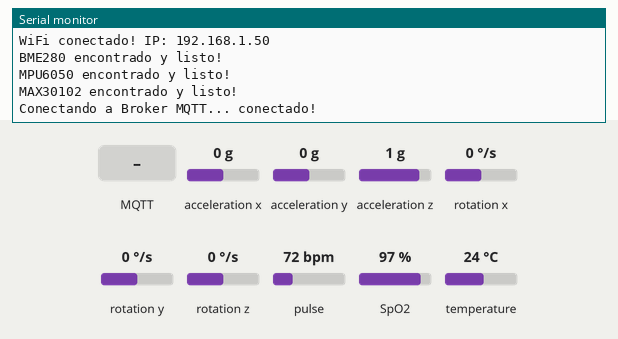
Bench run of a sketch on a simulated ESP32. On the bench: the last lines printed to the serial monitor. Inputs (shaded band) come from the test bench; at power-on: temperature 24 °C, acceleration x 0 g, acceleration y 0 g, acceleration z 1 g, rotation x 0 °/s, rotation y 0 °/s, rotation z 0 °/s, pulse 72 bpm, SpO2 97 %. WiFi joins after 1.5 s; servers stay silent unless stated; no MQTT or app messages arrive unless stated.

Above: at 3.2 s.
3.3 s: temperature set to 41 °C
At 7.4 s:
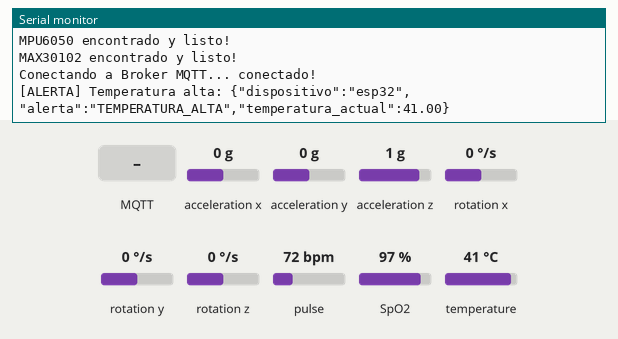
11.5 s: MQTT message "1" arrives on the first subscribed topic
At 14.6 s:
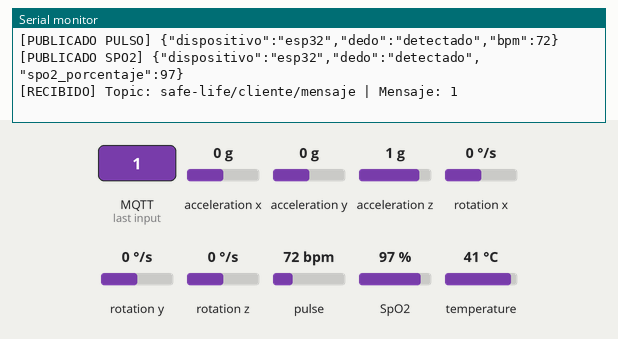
15.5 s: MQTT message "on" arrives on the first subscribed topic
At 18.5 s:
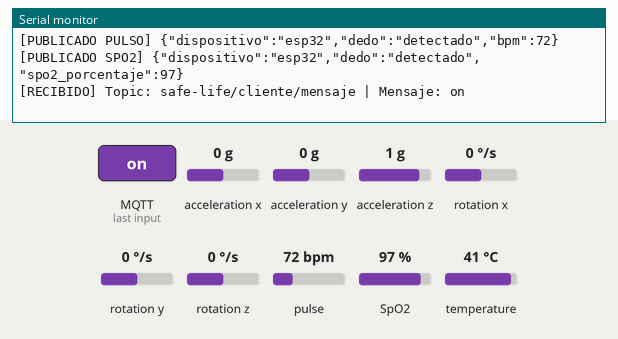
19.6 s: MQTT message "off" arrives on the first subscribed topic
At 23.1 s:
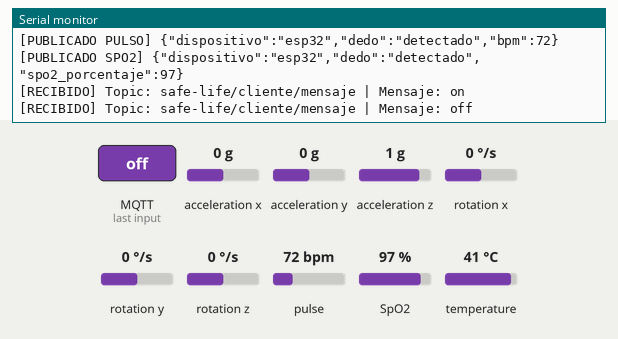
25.0 s: acceleration x set to 0 g
At 26.7 s:
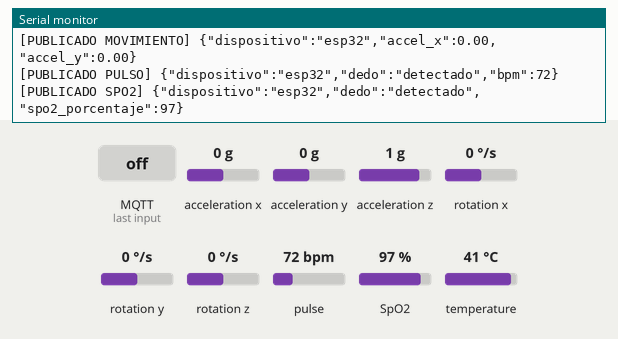
Timing chart, 0 to 28.2 s (numbered marks = the images above; inputs shaded):
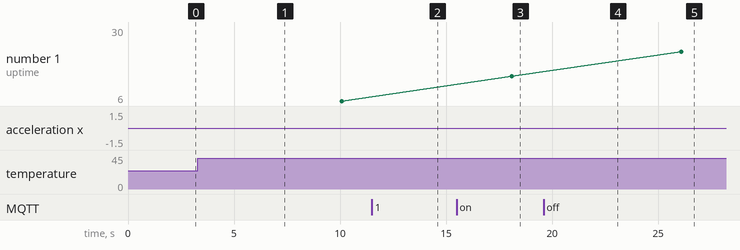

Measured:
- after the input at 3.3 s, the serial monitor: prints a new line after 2.8 s (image 1)
- after the input at 11.5 s, the serial monitor: prints a new line after 2.6 s (image 2)
- after the input at 15.5 s, the serial monitor: prints a new line after 2.6 s (image 3)
- after the input at 19.6 s, the serial monitor: prints a new line after 2.5 s (image 4)

The sketch:

proyecto_safelife.ino
```cpp
#include <PubSubClient.h>
#include <Wire.h>
#include <Adafruit_Sensor.h>
#include <Adafruit_BME280.h>
#include <Adafruit_MPU6050.h>
#include "MAX30105.h"
#include "heartRate.h"
#include "spo2_algorithm.h"

const char* WIFI_SSID     = "xxxxxxxxxxxx";
const char* WIFI_PASSWORD = "xxxxxxxxxxx";

const char* MQTT_HOST     = "broker.hivemq.com";
const int   MQTT_PORT     = 1883;
const char* CLIENT_ID     = "esp32-safelife-completo";

const char* TOPIC_TEMP        = "safe-life/demo/temperatura";
const char* TOPIC_MOVIMIENTO  = "safe-life/demo/movimiento";
const char* TOPIC_ALERTA      = "safe-life/demo/alerta";
const char* TOPIC_INACTIVIDAD = "safe-life/demo/inactividad";
const char* TOPIC_PULSO       = "safe-life/demo/pulso";
const char* TOPIC_SPO2        = "safe-life/demo/oxigeno";
const char* TOPIC_SUB         = "safe-life/cliente/mensaje";

const unsigned long PUBLISH_INTERVAL = 5000;

const float TEMPERATURA_MAXIMA     = 34.0;

const float UMBRAL_MOVIMIENTO_REAL = 1.0;
const unsigned long TIEMPO_INACTIVIDAD_MAX = 30000;

const int BPM_MINIMO = 50;
const int BPM_MAXIMO = 110;
const int SPO2_MINIMO = 92;
const long UMBRAL_DEDO = 50000;

const int I2C_SDA = 21;
const int I2C_SCL = 22;

WiFiClient wifiClient;
PubSubClient mqttClient(wifiClient);
Adafruit_BME280 bme;
Adafruit_MPU6050 mpu;
MAX30105 particleSensor;

unsigned long lastPublish = 0;

bool alertaTemperaturaEnviada = false;
bool alertaInactividadEnviada = false;
bool alertaPulsoEnviada = false;
bool alertaSpO2Enviada = false;

float ultimoX = 0;
float ultimoY = 0;
unsigned long ultimaVezEnMovimiento = 0;

const byte RATE_SIZE = 4;
byte rates[RATE_SIZE];
byte rateSpot = 0;
long lastBeat = 0;
float beatsPerMinute = 0;
int beatAvg = 0;

uint32_t irBuffer[100];
uint32_t redBuffer[100];
int32_t bufferIndex = 0;
int32_t spo2 = 0;
int8_t validSPO2 = 0;
int32_t heartRate = 0;
int8_t validHeartRate = 0;

void onMessage(char* topic, byte* payload, unsigned int length) {
  Serial.print("[RECIBIDO] Topic: ");
  Serial.print(topic);
  Serial.print(" | Mensaje: ");
  for (unsigned int i = 0; i < length; i++) {
    Serial.print((char)payload[i]);
  }
  Serial.println();
}

void connectWiFi() {
  Serial.print("Conectando a WiFi");
  WiFi.begin(WIFI_SSID, WIFI_PASSWORD);
  while (WiFi.status() != WL_CONNECTED) {
    delay(500);
    Serial.print(".");
  }
  Serial.println("\nWiFi conectado! IP: " + WiFi.localIP().toString());
}

void connectMQTT() {
  while (!mqttClient.connected()) {
    Serial.print("Conectando a Broker MQTT...");
    if (mqttClient.connect(CLIENT_ID)) {
      Serial.println(" conectado!");
      mqttClient.subscribe(TOPIC_SUB);
    } else {
      Serial.print(" Error: rc=");
      Serial.print(mqttClient.state());
      Serial.println(" | Reintentando en 5s...");
      delay(5000);
    }
  }
}

void setup() {
  Serial.begin(115200);
  delay(500);

  connectWiFi();

  Wire.begin(I2C_SDA, I2C_SCL);

  if (!bme.begin(0x76)) {
    Serial.println("¡No se pudo encontrar el BME280! Revisa las conexiones.");
    while (1) { delay(10); }
  }
  Serial.println("BME280 encontrado y listo!");

  if (!mpu.begin()) {
    Serial.println("¡No se pudo encontrar el MPU6050! Revisa las conexiones.");
    while (1) { delay(10); }
  }
  Serial.println("MPU6050 encontrado y listo!");
  mpu.setAccelerometerRange(MPU6050_RANGE_8_G);
  mpu.setFilterBandwidth(MPU6050_BAND_21_HZ);
  ultimaVezEnMovimiento = millis();

  if (!particleSensor.begin(Wire, I2C_SPEED_FAST)) {
    Serial.println("¡No se pudo encontrar el MAX30102! Revisa las conexiones.");
    while (1) { delay(10); }
  }
  Serial.println("MAX30102 encontrado y listo!");

  byte ledBrightness = 60;
  byte sampleAverage = 4;
  byte ledMode = 2;
  int sampleRate = 100;
  int pulseWidth = 411;
  int adcRange = 4096;
  particleSensor.setup(ledBrightness, sampleAverage, ledMode, sampleRate, pulseWidth, adcRange);

  mqttClient.setServer(MQTT_HOST, MQTT_PORT);
  mqttClient.setCallback(onMessage);
  mqttClient.setKeepAlive(60);

  connectMQTT();
}

void loop() {
  if (!mqttClient.connected()) {
    connectMQTT();
  }
  mqttClient.loop();

  unsigned long now = millis();

  float temperatura = bme.readTemperature();

  if (temperatura > TEMPERATURA_MAXIMA && !alertaTemperaturaEnviada) {
    alertaTemperaturaEnviada = true;
    String payloadAlerta = "{\"dispositivo\":\"esp32\",\"alerta\":\"TEMPERATURA_ALTA\",\"temperatura_actual\":" + String(temperatura, 2) + "}";
    mqttClient.publish(TOPIC_ALERTA, payloadAlerta.c_str());
    Serial.println("[ALERTA] Temperatura alta: " + payloadAlerta);
  } else if (temperatura <= TEMPERATURA_MAXIMA && alertaTemperaturaEnviada) {
    alertaTemperaturaEnviada = false;
    mqttClient.publish(TOPIC_ALERTA, "{\"estado\":\"normal\",\"mensaje\":\"Temperatura dentro del rango normal\"}");
  }

  sensors_event_t a, g, temp_mpu;
  mpu.getEvent(&a, &g, &temp_mpu);
  float accelX = a.acceleration.x;
  float accelY = a.acceleration.y;

  float deltaX = abs(accelX - ultimoX);
  float deltaY = abs(accelY - ultimoY);

  ultimoX = accelX;
  ultimoY = accelY;

  if (deltaX > UMBRAL_MOVIMIENTO_REAL || deltaY > UMBRAL_MOVIMIENTO_REAL) {
    ultimaVezEnMovimiento = now;

    if (alertaInactividadEnviada) {
      alertaInactividadEnviada = false;
      mqttClient.publish(TOPIC_INACTIVIDAD, "{\"estado\":\"activo\",\"mensaje\":\"Persona en movimiento nuevamente\"}");
      Serial.println("[INFO] Movimiento detectado. Alerta de inactividad resuelta.");
    }
  } else {
    if (!alertaInactividadEnviada && (now - ultimaVezEnMovimiento >= TIEMPO_INACTIVIDAD_MAX)) {
      alertaInactividadEnviada = true;
      String payloadInactividad = "{\"dispositivo\":\"esp32\",\"estado\":\"INACTIVIDAD_PROLONGADA\",\"tiempo_quieto_ms\":" + String(now - ultimaVezEnMovimiento) + "}";
      mqttClient.publish(TOPIC_INACTIVIDAD, payloadInactividad.c_str());
      Serial.println("[ALERTA] Inactividad prolongada: " + payloadInactividad);
    }
  }

  long irValue = particleSensor.getIR();

  if (irValue > UMBRAL_DEDO) {
    bufferIndex = 0;
    while (bufferIndex < 100) {
      while (particleSensor.available() == false) {
        particleSensor.check();
      }
      redBuffer[bufferIndex] = particleSensor.getRed();
      irBuffer[bufferIndex] = particleSensor.getIR();
      particleSensor.nextSample();
      bufferIndex++;
    }

    maxim_heart_rate_and_oxygen_saturation(irBuffer, 100, redBuffer, &spo2, &validSPO2, &heartRate, &validHeartRate);

    if (checkForBeat(irValue) == true) {
      long delta = millis() - lastBeat;
      lastBeat = millis();
      beatsPerMinute = 60 / (delta / 1000.0);

      if (beatsPerMinute < 255 && beatsPerMinute > 20) {
        rates[rateSpot++] = (byte)beatsPerMinute;
        rateSpot %= RATE_SIZE;

        beatAvg = 0;
        for (byte x = 0; x < RATE_SIZE; x++) {
          beatAvg += rates[x];
        }
        beatAvg /= RATE_SIZE;
      }
    }

    int bpmFinal = (validHeartRate == 1 && heartRate > 20 && heartRate < 220) ? heartRate : beatAvg;

    if (bpmFinal > 0) {
      if ((bpmFinal < BPM_MINIMO || bpmFinal > BPM_MAXIMO) && !alertaPulsoEnviada) {
        alertaPulsoEnviada = true;
        String tipoAlerta = (bpmFinal > BPM_MAXIMO) ? "PULSO_ALTO" : "PULSO_BAJO";
        String payloadAlerta = "{\"dispositivo\":\"esp32\",\"alerta\":\"" + tipoAlerta + "\",\"bpm\":" + String(bpmFinal) + "}";
        mqttClient.publish(TOPIC_ALERTA, payloadAlerta.c_str());
      } else if (bpmFinal >= BPM_MINIMO && bpmFinal <= BPM_MAXIMO && alertaPulsoEnviada) {
        alertaPulsoEnviada = false;
      }
    }

    if (validSPO2 == 1 && spo2 > 50 && spo2 <= 100) {
      if (spo2 < SPO2_MINIMO && !alertaSpO2Enviada) {
        alertaSpO2Enviada = true;
        String payloadAlertaSpO2 = "{\"dispositivo\":\"esp32\",\"alerta\":\"OXIGENO_BAJO\",\"spo2\":" + String(spo2) + "}";
        mqttClient.publish(TOPIC_ALERTA, payloadAlertaSpO2.c_str());
      } else if (spo2 >= SPO2_MINIMO && alertaSpO2Enviada) {
        alertaSpO2Enviada = false;
      }
    }

  } else {
    beatsPerMinute = 0;
    beatAvg = 0;
    spo2 = 0;
    heartRate = 0;
    validHeartRate = 0;
    validSPO2 = 0;
  }

    if (now - lastPublish >= PUBLISH_INTERVAL) {
    lastPublish = now;

    String payloadTemp = "{\"dispositivo\":\"esp32\",\"temperatura\":" + String(temperatura, 2) + ",\"uptime\":" + String(now / 1000) + "}";
    mqttClient.publish(TOPIC_TEMP, payloadTemp.c_str());
    Serial.println("[PUBLICADO TEMPERATURA] " + payloadTemp);

    String payloadMovimiento = "{\"dispositivo\":\"esp32\",\"accel_x\":" + String(accelX, 2) + ",\"accel_y\":" + String(accelY, 2) + "}";
    mqttClient.publish(TOPIC_MOVIMIENTO, payloadMovimiento.c_str());
    Serial.println("[PUBLICADO MOVIMIENTO] " + payloadMovimiento);

    String estadoDedo = (irValue > UMBRAL_DEDO) ? "detectado" : "sin_dedo";
    int bpmFinalMostrar = (validHeartRate == 1 && heartRate > 20 && heartRate < 220) ? heartRate : beatAvg;
    String payloadPulso = "{\"dispositivo\":\"esp32\",\"dedo\":\"" + estadoDedo + "\",\"bpm\":" + String(bpmFinalMostrar) + "}";
    mqttClient.publish(TOPIC_PULSO, payloadPulso.c_str());
    Serial.println("[PUBLICADO PULSO] " + payloadPulso);

    int spo2Mostrar = (validSPO2 == 1) ? spo2 : 0;
    String payloadSpO2 = "{\"dispositivo\":\"esp32\",\"dedo\":\"" + estadoDedo + "\",\"spo2_porcentaje\":" + String(spo2Mostrar) + "}";
    mqttClient.publish(TOPIC_SPO2, payloadSpO2.c_str());
    Serial.println("[PUBLICADO SPO2] " + payloadSpO2);
  }
}
```
